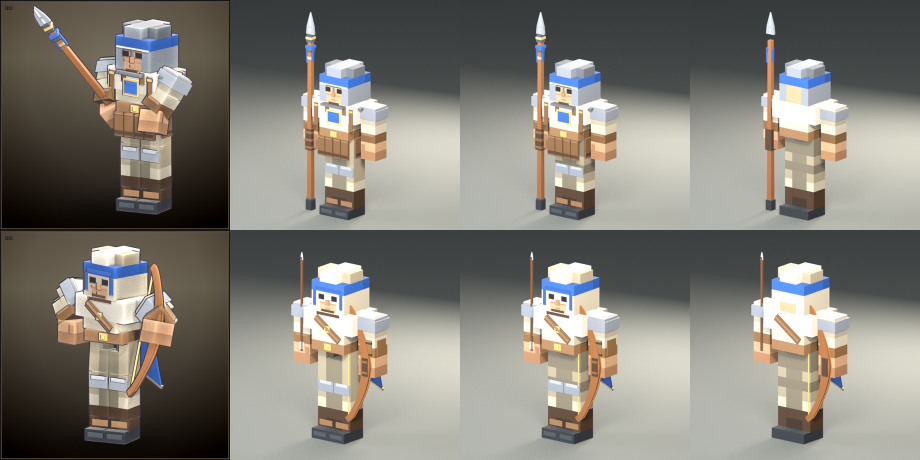
#> input picture 文档/图标/出货校验_长枪兵弓箭手.png, 1840 x 920 px (shown at 1/2 size)
$ python -i icon_post.py   (imports and definitions only)
#> lines starting #> are read from the running program, lines starting #| are printed output that depends on the picture; after the words box and inside, x2 and y2 are one past the last pixel; in counts of white or black regions, pixels touching at a corner belong together
"""icon_post.py —— 图标的后期合成（Blender 自带的 Python 没有 PIL，所以拆出来）

    python blender/bs_v6/icon_post.py

输入：`assets/图标/_raw_<建筑>.png`（透明底，icon_shots.py 出的）
输出：
    <建筑>_图标.png        512² 卡面（RTS 图标形态：暗底 + 金线框 + 暖冷对比）
    <建筑>_图标_128.png    建造按钮
    <建筑>_图标_64.png     地图 / 快捷键格
    <建筑>_图标_透明.png   512² 透明底（给 UI 自己画底板的场合）

为什么图标不能直接用透明底那张：一套图标里最要紧的是**剪影从背景里跳出来**。
模型是"冷灰石 + 深蓝瓦"，透明底一旦贴上任意 UI，深蓝屋面就和深色界面糊成一片。
所以图标要自带背景：暖石色底板（冷色建筑的最大对比）+ 中心提亮 + 底部渐隐 + 暗角。
"""

import os
import sys

from PIL import Image, ImageChops, ImageDraw, ImageEnhance, ImageFilter

ROOT = r"D:/测试一"
SRC = os.path.join(ROOT, "docs", "_tmp", "图标原图")
from assets_path import asset_path  # noqa: E402
DOC = os.path.join(ROOT, "docs", "图标")

# 单位图标：和建筑同一张卡面、同一套后期，只是源图由 icon_units.py 出（直接导 GLB）
UNITS = ("剑士", "方块人_农民", "方块人_弩兵", "方块人_矮人火枪手",
         "方块人_联盟步兵", "破法者", "魔金傀儡", "豺狼人战士", "豺狼人斥候",
         "骑士", "豺狼人萨满")

BUILDINGS = ("铁匠铺", "兵营", "城镇大厅", "哨塔", "箭塔", "农场", "伐木场",
             "神秘圣地", "蒸汽车坊",
             "地牢", "地下城入口", "酒馆内部", "营火", "火把", "火炬", "火堆",
             "折壳入口", "城镇大厅二本", "初级帐篷", "中等帐篷", "豪华帐篷")
S = 512

# 背板：暖石色，上浅下深。数值是实拍比出来的（见 docs/图标/底面对照.png）
BG_TOP = (152, 140, 120)
BG_BOT = (22, 18, 14)
VIG = 0.42          # 暗角强度
FADE = 0.13         # 底部渐隐高度（占画面）
SHADOW_OP = 0.42
BLOOM = 0.75
BLOOM_STRENGTH = {"神秘圣地": 0.55, "地下城入口": 0.50, "地牢": 0.42}
SIZES = (128, 64)

# 神秘圣地的自发光是**冷紫**（水晶 / 发光门 / 教堂窗）。用另六座那种暖橙 bloom
# 会把紫水晶糊成脏粉；阈值也要低一档 —— 紫在红通道上本来就偏暗。
BLOOM_COLOR = {"神秘圣地": (150, 108, 255), "地下城入口": (90, 235, 190), "地牢": (90, 235, 190)}
# 只用阈值不行：**被照亮的中灰石墙 r≈0.72，也在阈值之上**，整座建筑会被糊上一层紫。
# 所以神秘圣地额外加一道"蓝多于红"的色度门（chroma）—— 暖石 b−r 是负的，紫水晶是 +0.2。
BLOOM_THRESH = {"神秘圣地": 0.45}
BLOOM_CHROMA = {"神秘圣地": 0.10}

# 单位的自发光只有秘法支线那两件（青 #4FD8FF 的眼缝 / 量纹 / 熔炉口）。
# 暖橙 bloom 会把青糊成脏黄，所以给它们单独一组参数 + 蓝多于红的色度门：
# 傀儡整件是亮金（r 通道很高），不加门的话整块身体都会被算进 bloom。
BLOOM_COLOR_UNIT = {"破法者": (118, 206, 255), "魔金傀儡": (108, 198, 255)}
BLOOM_THRESH_UNIT = {"破法者": 0.55, "魔金傀儡": 0.52}
BLOOM_STR_UNIT = {"破法者": 0.62, "魔金傀儡": 0.55}
BLOOM_CHROMA_UNIT = {"破法者": 0.04, "魔金傀儡": 0.02}


# ── 基础 ────────────────────────────────────────────────────────────────────
def radial(size, center, radius, inner, outer, power=2.0, small=96):
    img = Image.new("RGB", (small, small))
    px = img.load()
    cx, cy = center[0] * small, center[1] * small
    r = radius * small
    for y in range(small):
        for x in range(small):
            d = (((x - cx) ** 2 + (y - cy) ** 2) ** 0.5) / max(r, 1e-6)
            t = min(1.0, d) ** power
            px[x, y] = tuple(int(inner[i] * (1 - t) + outer[i] * t) for i in range(3))
    return img.resize((size, size), Image.BICUBIC)


def vgrad(size, top, bot, power=1.0):
    img = Image.new("RGB", (1, size))
    px = img.load()
    for y in range(size):
        t = (y / (size - 1)) ** power
        px[0, y] = tuple(int(top[i] * (1 - t) + bot[i] * t) for i in range(3))
    return img.resize((size, size), Image.BICUBIC)


def contact_shadow(im, op=SHADOW_OP):
    """接地阴影：图标没有地面，纯剪影会"飘"。"""
    box = im.split()[3].getbbox()
    if not box:
        return im
    x0, y0, x1, y1 = box
    w = x1 - x0
    cx = (x0 + x1) * 0.5
    eh = max(8, int(im.size[0] * 0.05))
    ew = w * 0.90
    cy = y1 - eh * 0.5
    lay = Image.new("L", im.size, 0)
    ImageDraw.Draw(lay).ellipse([cx - ew / 2, cy - eh / 2, cx + ew / 2, cy + eh / 2], fill=255)
    lay = lay.filter(ImageFilter.GaussianBlur(eh * 0.60)).point(lambda v: int(v * op))
    sh = Image.new("RGBA", im.size, (8, 7, 6, 0))
    sh.putalpha(lay)
    return Image.alpha_composite(sh, im)


def bottom_fade(im, frac=FADE):
    """底边渐隐：地台被画框切断时，硬边看起来像"模型被裁了"。

    只削 alpha、不动颜色，所以地台是**淡出到背板里**，不是变暗。
    """
    w, h = im.size
    a = im.split()[3]
    mask = Image.new("L", (w, h), 255)
    d = ImageDraw.Draw(mask)
    y0 = int(h * (1 - frac))
    for y in range(y0, h):
        t = (y - y0) / max(1, h - y0)
        d.line([(0, y), (w, y)], fill=int(255 * (1 - t * 0.92)))
    a = ImageChops.multiply(a, mask)
    out = im.copy()
    out.putalpha(a)
    return out


def back_shadow(im, dy=14, blur=16, op=0.38):
    """建筑投在背板上的影子：把它从"贴图"变成"摆在场景里的物件"。"""
    a = im.split()[3].point(lambda v: int(v * op))
    sh = Image.new("RGBA", im.size, (8, 6, 5, 0))
    sh.putalpha(a)
    sh = sh.transform(im.size, Image.AFFINE, (1, 0, 0, 0, 1, -dy), resample=Image.BILINEAR)
    sh = sh.filter(ImageFilter.GaussianBlur(blur))
    return Image.alpha_composite(sh, im)


# [18 lines left out: function bloom, not called in this run]


def soft_edge(im, px=2, color=(32, 27, 22), op=0.40):
    """卡面用的"软描边"：先膨胀 2 px 再模糊 1.2 px。

    硬描边（1 px MaxFilter）在 512 上看是锯齿线，尤其垛口这种碎边 —— 放大就是瑕疵。
    软边读起来是"边上压了一点暗"，既分得开又不抢主体。
    """
    a = im.split()[3]
    ring = a.filter(ImageFilter.MaxFilter(px * 2 + 1))
    ring = ring.filter(ImageFilter.GaussianBlur(1.2))
    ring = ring.point(lambda v: int(v * op))
    lay = Image.new("RGBA", im.size, color + (0,))
    lay.putalpha(ring)
    return Image.alpha_composite(lay, im)


# [21 lines left out: functions outline, frame, not called in this run]


def card(raw_path, out_path, bloom_color=(255, 146, 58), bloom_thresh=0.60,
         bloom_strength=BLOOM, bloom_chroma=None, grad_power=2.10, bg_scale=1.0):
#> called with raw_path = '../../../文档/图标/出货校验_长枪兵弓箭手.png', out_path = 'out.png', bloom_color = (255, 146, 58), bloom_thresh = 0.6, bloom_strength = 0.75, grad_power = 2.1, bg_scale = 1
    b = Image.open(raw_path).convert("RGBA")
    b = bottom_fade(b, FADE)
#> in bottom_fade, `a = im.split()[3]`: a: PIL image 1840x920 L; every value is 255
#> in bottom_fade, `a = ImageChops.multiply(a, mask)`:
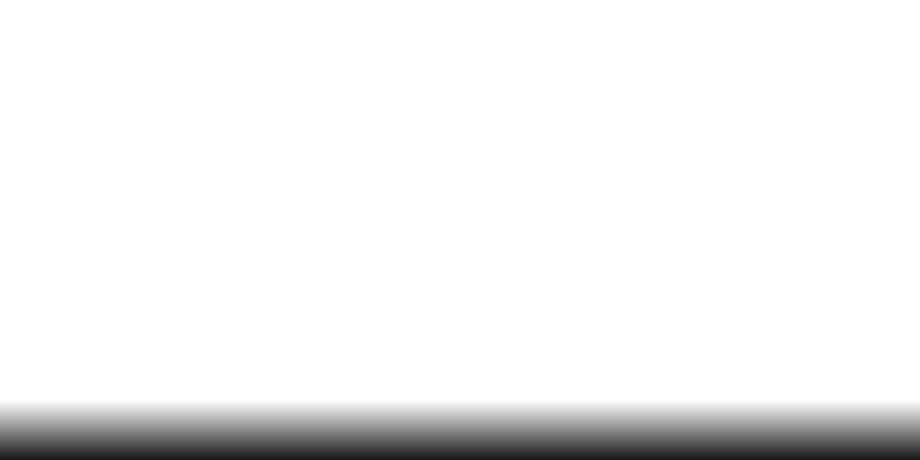
#> a: PIL image 1840x920 L (shown at 1/2 size); min 22, max 255, mean 239.8
    # 描边要在投影之前：先描建筑，再压阴影，否则阴影椭圆也会被描一圈
    b = soft_edge(b)
#> in soft_edge, `ring = ring.point(lambda v: int(v * op))`:
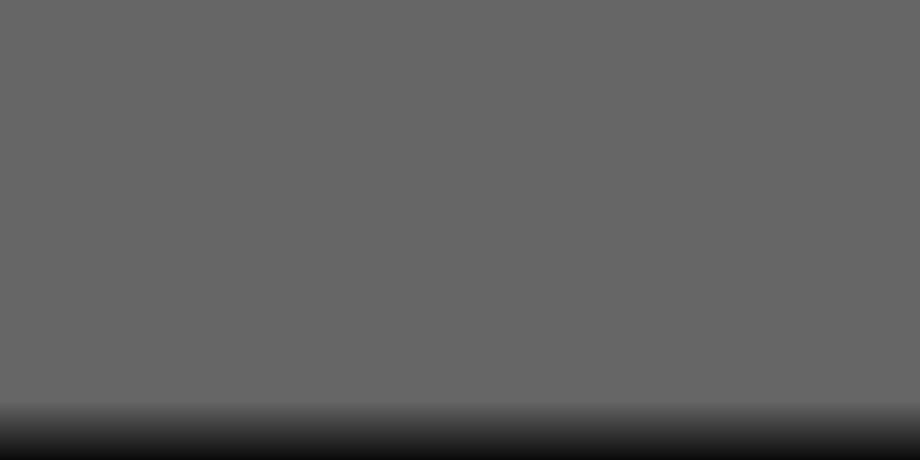
#> ring: PIL image 1840x920 L (shown at 1/2 size); min 10, max 102, mean 96.1
#> in soft_edge, `return Image.alpha_composite(lay, im)`:
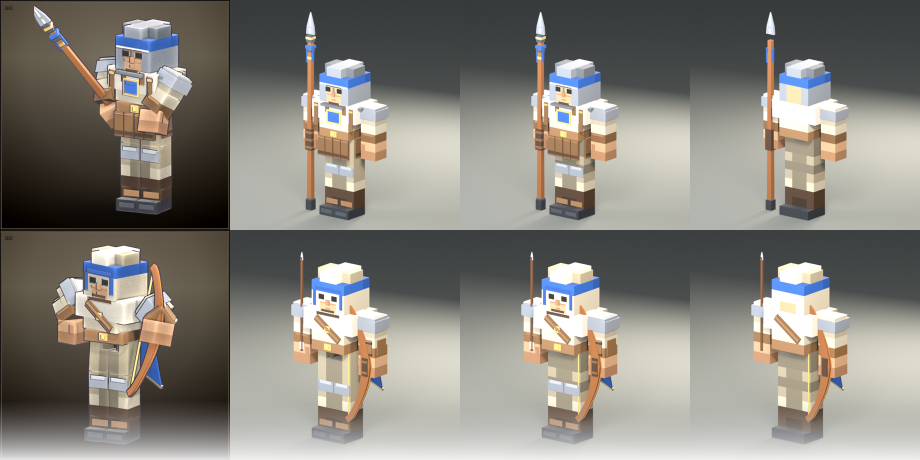
#> returned value: PIL image 1840x920 RGBA (shown at 1/2 size); mean R, G, B, A 128.2, 124.9, 117.1, 242.2; transparent parts drawn white
    b = contact_shadow(b)
#> in contact_shadow, `box = im.split()[3].getbbox()`: box = (0, 0, 1840, 920)
#> in contact_shadow, `x0, y0, x1, y1 = box`: x0 = 0; x1 = 1840; y1 = 920
#> in contact_shadow, `w = x1 - x0`: w = 1840
#> in contact_shadow, `cx = (x0 + x1) * 0.5`: cx = 920
#> in contact_shadow, `ew = w * 0.90`: ew = 1656
#> in contact_shadow, `cy = y1 - eh * 0.5`: cy = 874
#> in contact_shadow, `lay = Image.new("L", im.size, 0)`: lay: PIL image 1840x920 L; every value is 0
#> in contact_shadow, `ImageDraw.Draw(lay).ellipse([cx - ew / 2, cy - eh / 2, cx + ew / 2, cy..`:
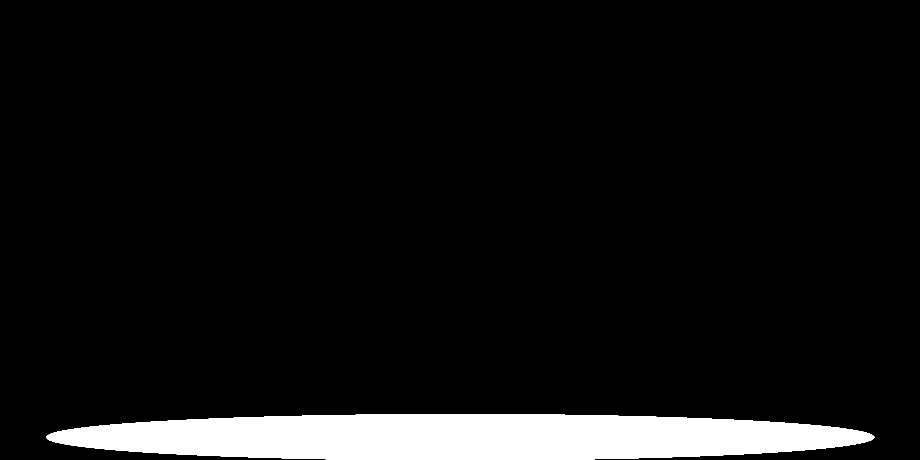
#> lay: PIL image 1840x920 L (shown at 1/2 size); 7.2% white; 1 white region, box (x1, y1, x2, y2) and area: (92, 828, 1749, 920) 121098
    b = back_shadow(b)
#> in back_shadow, `sh = sh.filter(ImageFilter.GaussianBlur(blur))`:
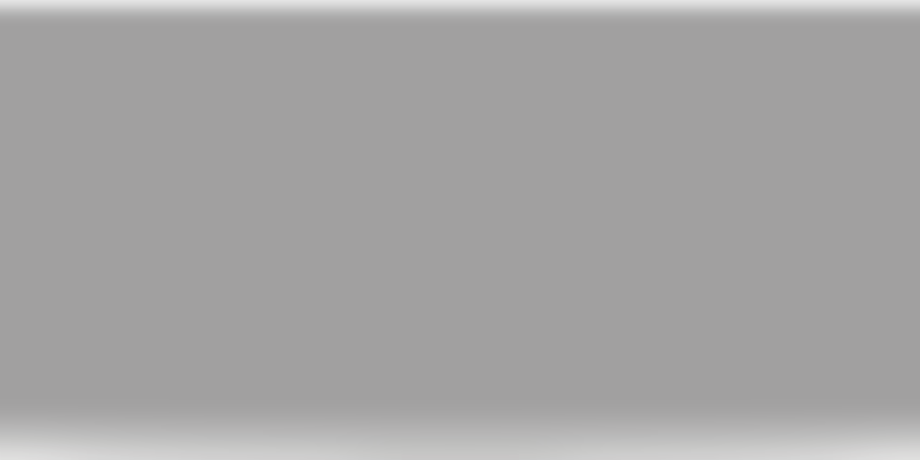
#> sh: PIL image 1840x920 RGBA (shown at 1/2 size); mean R, G, B, A 7, 5, 4.9, 91.5; transparent parts drawn white
    # 单位的剪影比建筑矮一大截，画面大部分落在渐变的上半段（浅），
    # 直接沿用建筑的 2.10 会显得"发白"。grad_power 提前压暗、bg_scale 再压一档。
    top = tuple(int(c * bg_scale) for c in BG_TOP)
    bg = vgrad(S, top, BG_BOT, grad_power)
    # 中心提亮：让建筑所在区域比四角亮一档，视线自然落在主体上
    # 注意：ImageChops.add 的 scale 是**除法**（(a+b)/scale），早先传 1.6 等于整张背板压暗一半，
    # 结果底板一直是"深棕色"。要提亮就调亮度，不要动 scale。
    lift = radial(S, (0.50, 0.52), 0.66, (34, 29, 22), (0, 0, 0), 1.7)
#> in radial, `img = Image.new("RGB", (small, small))`: img: PIL image 96x96 RGB; every value is 0
#> in radial, `return img.resize((size, size), Image.BICUBIC)`:
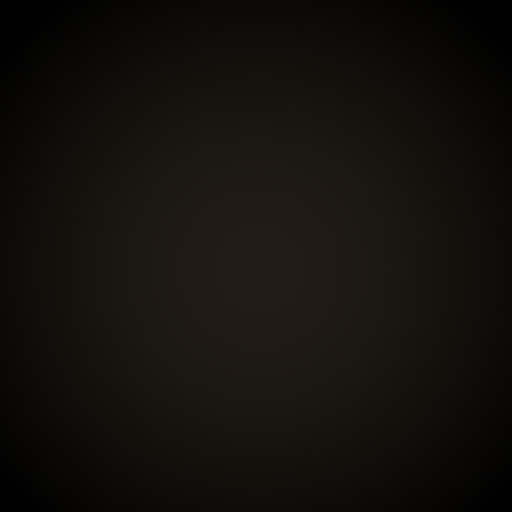
#> returned value: PIL image 512x512 RGB; mean R, G, B 18.9, 16, 12
    bg = ImageChops.add(bg, lift)
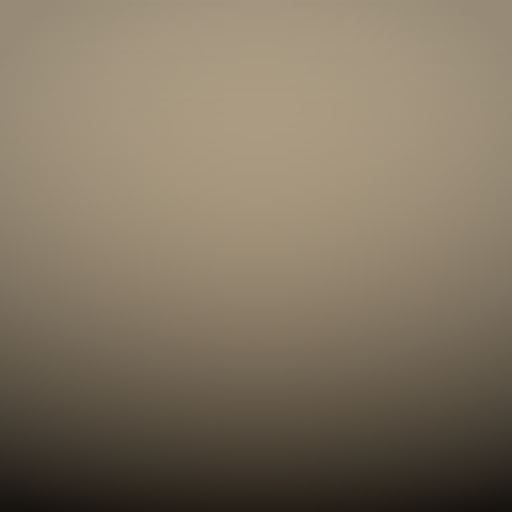
#> bg: PIL image 512x512 RGB; mean R, G, B 128.4, 116.1, 97.3
#> (the run stopped early here; a loop or call above may not have finished)
